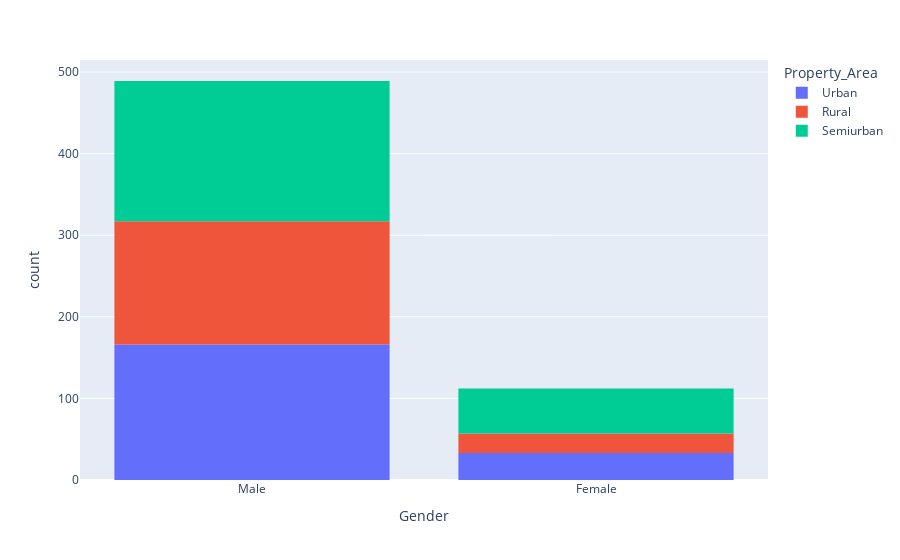

Notebook cell for this chart:
### Code cell
px.histogram(df, x="Gender", color="Property_Area")

### Figure 1 — Plotly figure (JSON) as saved in the notebook; plotly's stock layout.template omitted (floating-point values rounded to 4 significant figures; data arrays with more than 128 entries replaced by an {"elided": "..."} marker saying what was removed)
{"data": [{"alignmentgroup": "True", "bingroup": "x", "hovertemplate": "Property_Area=Urban<br>Gender=%{x}<br>count=%{y}<extra></extra>", "legendgroup": "Urban", "marker": {"color": "#636efa"}, "name": "Urban", "offsetgroup": "Urban", "orientation": "v", "showlegend": true, "type": "histogram", "x": {"elided": "202 str values"}, "xaxis": "x", "yaxis": "y"}, {"alignmentgroup": "True", "bingroup": "x", "hovertemplate": "Property_Area=Rural<br>Gender=%{x}<br>count=%{y}<extra></extra>", "legendgroup": "Rural", "marker": {"color": "#EF553B"}, "name": "Rural", "offsetgroup": "Rural", "orientation": "v", "showlegend": true, "type": "histogram", "x": {"elided": "179 str values"}, "xaxis": "x", "yaxis": "y"}, {"alignmentgroup": "True", "bingroup": "x", "hovertemplate": "Property_Area=Semiurban<br>Gender=%{x}<br>count=%{y}<extra></extra>", "legendgroup": "Semiurban", "marker": {"color": "#00cc96"}, "name": "Semiurban", "offsetgroup": "Semiurban", "orientation": "v", "showlegend": true, "type": "histogram", "x": {"elided": "233 str values"}, "xaxis": "x", "yaxis": "y"}], "layout": {"barmode": "relative", "legend": {"title": {"text": "Property_Area"}, "tracegroupgap": 0}, "margin": {"t": 60}, "xaxis": {"anchor": "y", "domain": [0, 1], "title": {"text": "Gender"}}, "yaxis": {"anchor": "x", "domain": [0, 1], "title": {"text": "count"}}}}
